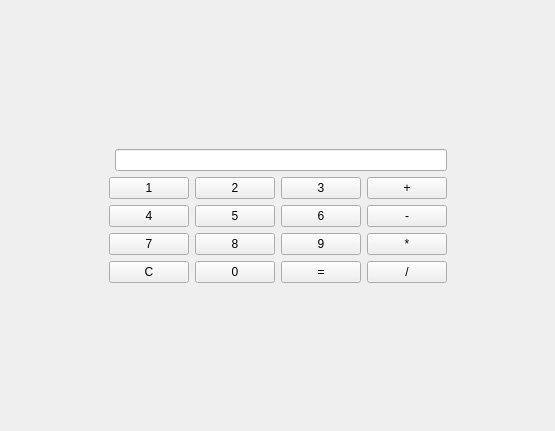
<?xml version="1.0" encoding="UTF-8"?>
<ui version="4.0">
 <class>myCalculator</class>
 <widget class="QWidget" name="myCalculator">
  <property name="geometry">
   <rect>
    <x>0</x>
    <y>0</y>
    <width>555</width>
    <height>431</height>
   </rect>
  </property>
  <property name="windowTitle">
   <string>Form</string>
  </property>
  <layout class="QGridLayout" name="gridLayout_2">
   <item row="3" column="1" colspan="2">
    <layout class="QGridLayout" name="gridLayout">
     <item row="0" column="0">
      <widget class="QPushButton" name="btn_1">
       <property name="text">
        <string>1</string>
       </property>
      </widget>
     </item>
     <item row="0" column="1">
      <widget class="QPushButton" name="btn_2">
       <property name="text">
        <string>2</string>
       </property>
      </widget>
     </item>
     <item row="0" column="2">
      <widget class="QPushButton" name="btn_3">
       <property name="text">
        <string>3</string>
       </property>
      </widget>
     </item>
     <item row="0" column="3">
      <widget class="QPushButton" name="btn_plus">
       <property name="text">
        <string>+</string>
       </property>
      </widget>
     </item>
     <item row="1" column="0">
      <widget class="QPushButton" name="btn_4">
       <property name="text">
        <string>4</string>
       </property>
      </widget>
     </item>
     <item row="1" column="1">
      <widget class="QPushButton" name="btn_5">
       <property name="text">
        <string>5</string>
       </property>
      </widget>
     </item>
     <item row="1" column="2">
      <widget class="QPushButton" name="btn_6">
       <property name="text">
        <string>6</string>
       </property>
      </widget>
     </item>
     <item row="1" column="3">
      <widget class="QPushButton" name="btn_minus">
       <property name="text">
        <string>-</string>
       </property>
      </widget>
     </item>
     <item row="2" column="0">
      <widget class="QPushButton" name="btn_7">
       <property name="text">
        <string>7</string>
       </property>
      </widget>
     </item>
     <item row="2" column="1">
      <widget class="QPushButton" name="btn_8">
       <property name="text">
        <string>8</string>
       </property>
      </widget>
     </item>
     <item row="2" column="2">
      <widget class="QPushButton" name="btn_9">
       <property name="text">
        <string>9</string>
       </property>
      </widget>
     </item>
     <item row="2" column="3">
      <widget class="QPushButton" name="btn_times">
       <property name="text">
        <string>*</string>
       </property>
      </widget>
     </item>
     <item row="3" column="0">
      <widget class="QPushButton" name="btn_clear">
       <property name="text">
        <string>C</string>
       </property>
      </widget>
     </item>
     <item row="3" column="1">
      <widget class="QPushButton" name="btn_0">
       <property name="text">
        <string>0</string>
       </property>
      </widget>
     </item>
     <item row="3" column="2">
      <widget class="QPushButton" name="btn_equal">
       <property name="text">
        <string>=</string>
       </property>
      </widget>
     </item>
     <item row="3" column="3">
      <widget class="QPushButton" name="btn_divide">
       <property name="text">
        <string>/</string>
       </property>
      </widget>
     </item>
    </layout>
   </item>
   <item row="3" column="0">
    <spacer name="horizontalSpacer">
     <property name="orientation">
      <enum>Qt::Horizontal</enum>
     </property>
     <property name="sizeHint" stdset="0">
      <size>
       <width>86</width>
       <height>20</height>
      </size>
     </property>
    </spacer>
   </item>
   <item row="4" column="2">
    <spacer name="verticalSpacer_4">
     <property name="orientation">
      <enum>Qt::Vertical</enum>
     </property>
     <property name="sizeHint" stdset="0">
      <size>
       <width>20</width>
       <height>133</height>
      </size>
     </property>
    </spacer>
   </item>
   <item row="3" column="3">
    <spacer name="horizontalSpacer_2">
     <property name="orientation">
      <enum>Qt::Horizontal</enum>
     </property>
     <property name="sizeHint" stdset="0">
      <size>
       <width>91</width>
       <height>20</height>
      </size>
     </property>
    </spacer>
   </item>
   <item row="1" column="2">
    <spacer name="verticalSpacer_3">
     <property name="orientation">
      <enum>Qt::Vertical</enum>
     </property>
     <property name="sizeHint" stdset="0">
      <size>
       <width>20</width>
       <height>107</height>
      </size>
     </property>
    </spacer>
   </item>
   <item row="2" column="2">
    <widget class="QLineEdit" name="le_display"/>
   </item>
   <item row="2" column="0">
    <spacer name="horizontalSpacer_3">
     <property name="orientation">
      <enum>Qt::Horizontal</enum>
     </property>
     <property name="sizeHint" stdset="0">
      <size>
       <width>86</width>
       <height>20</height>
      </size>
     </property>
    </spacer>
   </item>
   <item row="2" column="3">
    <spacer name="horizontalSpacer_4">
     <property name="orientation">
      <enum>Qt::Horizontal</enum>
     </property>
     <property name="sizeHint" stdset="0">
      <size>
       <width>85</width>
       <height>20</height>
      </size>
     </property>
    </spacer>
   </item>
  </layout>
 </widget>
 <resources/>
 <connections/>
</ui>
